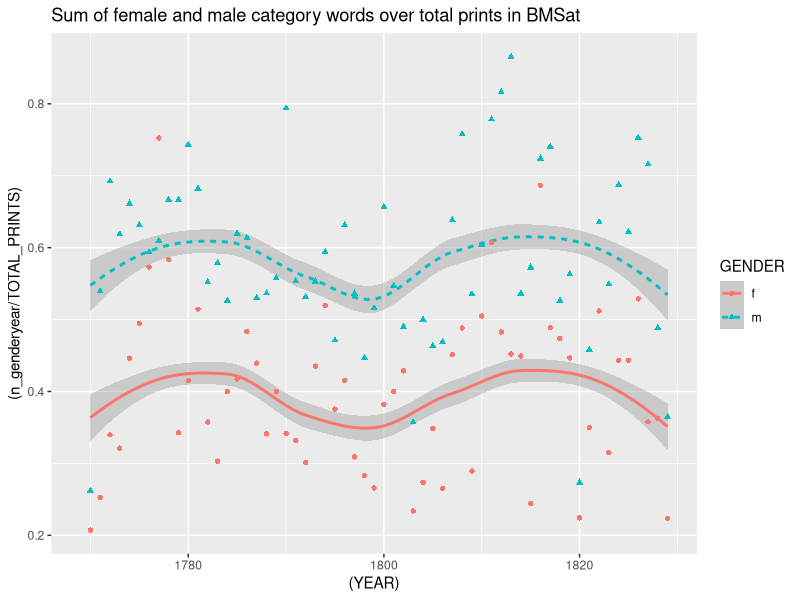
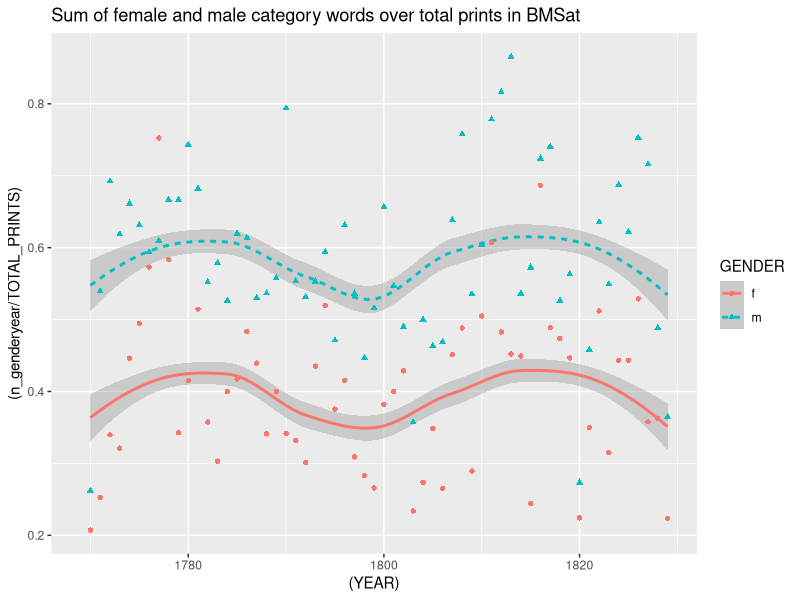

Write the R code that produced these figures, in order.
#load packages

setwd("/home/james/R/2014-11_BM-catalogue/data")
library(lubridate)
library(dplyr, warn.conflicts = FALSE)
library(tidyr, warn.conflicts = FALSE)
library(ggplot2)
library(dplyr)

#read data from csv

gender <- read.csv("top-gender-words-annual-count.csv")
gender2 <- gender %>%
	group_by(GENDER, YEAR) %>%
	mutate(n_genderyear = sum(N)) %>%
	select(GENDER, YEAR, GENDER, TOTAL_PRINTS, n_genderyear)

#plot data

ggplot(gender2, aes(x = (YEAR), y = (n_genderyear/TOTAL_PRINTS), group = GENDER, linetype = GENDER, shape = GENDER, colour = GENDER)) +
	geom_smooth() +
	geom_point() +
	xlim(1769, 1829) +
	ggtitle("Sum of female and male category words over total prints in BMSat")

#save data to file

setwd("/home/james/R/2014-11_BM-catalogue/viz")
ggsave("BMfemalemalelist3.png", width = 12, height = 7)
